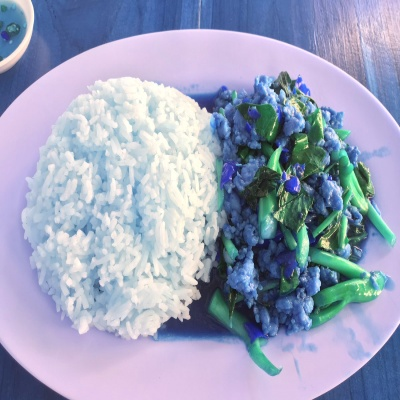
#> input picture images/1 original image.jpg, 400 x 400 px
$ python imageSegmentation.py 'images/1 original image.jpg'
#> lines starting #> are read from the running program, lines starting #| are printed output that depends on the picture; after the words box and inside, x2 and y2 are one past the last pixel; in counts of white or black regions, pixels touching at a corner belong together
#> further down, img1 is the input picture: shape (400, 400, 3); mean B, G, R 188.2, 163, 155.6
# ref https://github.com/meghanamreddy/Calorie-estimation-from-food-images-OpenCV
import cv2
import numpy as np
import sys
import matplotlib.pyplot as plt
import os

def getAreaOfFood(img1):
    data=os.path.join(os.getcwd(),"images")
    if os.path.exists(data):
        print('folder exist for images at ',data)
    else:
        os.mkdir(data)
        print('folder created for images at ',data)
    cv2.imwrite('{}\\1 original image.jpg'.format(data),img1)
    img = cv2.cvtColor(img1, cv2.COLOR_BGR2GRAY)
    cv2.imwrite('{}\\2 original image BGR2GRAY.jpg'.format(data),img)
    img_filt = cv2.medianBlur(img, 5)
    cv2.imwrite('{}\\3 img_filt.jpg'.format(data),img_filt)
    img_th = cv2.adaptiveThreshold(img_filt,255,cv2.ADAPTIVE_THRESH_GAUSSIAN_C,cv2.THRESH_BINARY,11,2)
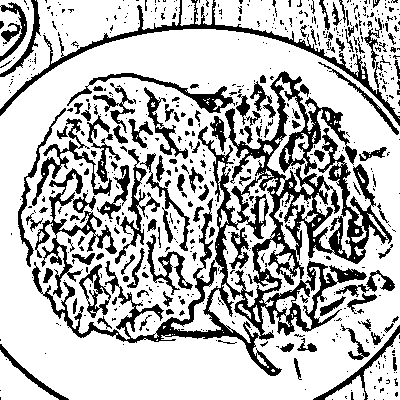
#> img_th: shape (400, 400); 73.2% white; 637 black regions (508 under 20 px)
    cv2.imwrite('{}\\4 img_th.jpg'.format(data),img_th)
    contours, hierarchy = cv2.findContours(img_th, cv2.RETR_CCOMP, cv2.CHAIN_APPROX_SIMPLE)
#> contours = 1035 contours, 804 with area under 20; largest, box (x1, y1, x2, y2) and area: (0, 29, 400, 400) 132602, (42, 70, 351, 377) 15889, (213, 0, 400, 116) 8860, (0, 0, 180, 109) 6296, (327, 162, 393, 265) 2280

    mask_child = np.zeros(img.shape, np.uint8)
    # Find the index of the largest contour, imply it's a plate index
    areas = [cv2.contourArea(c) for c in contours]
#> areas = 1035 values, max 132602.5 at index 142, min 0 at index 10, mean 195.7
    max_index = np.argmax(areas)
#> max_index = 142
    child_in_plate = [contours[index] for index, ele in enumerate(hierarchy[0])if ele[3] == max_index]
#> child_in_plate = 608 contours, 436 with area under 20; largest, box (x1, y1, x2, y2) and area: (42, 70, 351, 377) 15889, (327, 162, 393, 265) 2280, (276, 260, 341, 337) 1410, (34, 167, 103, 251) 1356, (88, 72, 234, 114) 1182
    for target_list in child_in_plate:
        cv2.drawContours(mask_child, [target_list], 0, (255,255,255,255), -1)
#> this loop made 608 passes
#> target_list on passes 1, 3, 5: [[304, 389], [305, 388], [306, 389], [305, 390]], [[346, 371], [347, 370], [348, 371], [347, 372]], [[44, 353], [45, 352], [46, 353], [45, 354]]
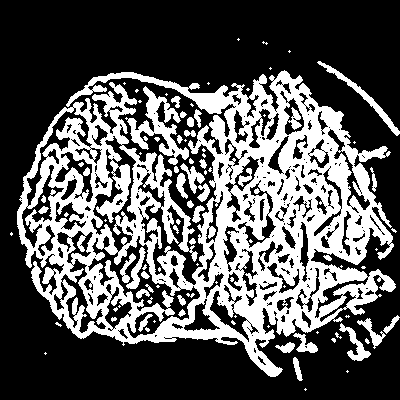
#> mask_child: shape (400, 400); 34.6% white; 97 white regions (55 under 20 px)
    cv2.imwrite('{}\\5.1 mask_rice.jpg'.format(data),mask_child)

    # [25 lines of commented-out code are left out]
    mask = np.zeros(img.shape, np.uint8)

    largest_areas = sorted(contours, key=cv2.contourArea)
#> largest_areas has the same summary as contours
    cv2.drawContours(mask, [largest_areas[-1]], 0, (255,255,255,255), -1)
#> mask: shape (400, 400); 83.3% white; 6 black regions (3 under 20 px), largest, box (x1, y1, x2, y2) and area: (0, 0, 400, 126) 22288, (313, 325, 400, 400) 2756, (0, 344, 69, 400) 1730
    cv2.imwrite('{}\\5 mask.jpg'.format(data),mask)
    img_bigcontour = cv2.bitwise_and(img1,img1,mask = mask)
    cv2.imwrite('{}\\6 img_bigcontour.jpg'.format(data),img_bigcontour)

    # convert to hsv. otsu threshold in s to remove plate
    hsv_img = cv2.cvtColor(img_bigcontour, cv2.COLOR_BGR2HSV)
#> hsv_img: shape (400, 400, 3); mean H, S, V 88.6, 49, 164.1
    cv2.imwrite('{}\\7 hsv_img.jpg'.format(data),hsv_img)
    h,s,v = cv2.split(hsv_img)
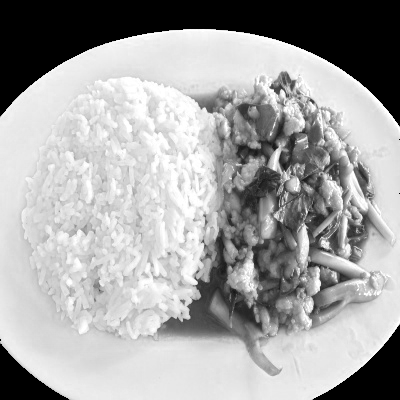
#> v: shape (400, 400); min 0, max 255, mean 164.1
    mask_plate = cv2.inRange(hsv_img, np.array([0,0,50]), np.array([200,90,250]))
#> mask_plate: shape (400, 400); 60.8% white; 203 black regions (170 under 20 px), largest, box (x1, y1, x2, y2) and area: (157, 76, 394, 376) 30895, (0, 0, 400, 132) 22848, (313, 318, 400, 400) 2823

    cv2.imwrite('{}\\8 mask_plate.jpg'.format(data),mask_plate)

    mask_not_plate = cv2.bitwise_not(mask_plate)
    # item except a viand(กับข้าว), example rice
    cv2.imwrite('{}\\9 mask_not_plate.jpg'.format(data),mask_not_plate)

    rice_skin = cv2.bitwise_and(img_bigcontour,img_bigcontour,mask = mask_not_plate)
    cv2.imwrite('{}\\10 rice_skin.jpg'.format(data),rice_skin)


    #convert to hsv to detect and remove skin pixels
    hsv_img = cv2.cvtColor(rice_skin, cv2.COLOR_BGR2HSV)
#> hsv_img: shape (400, 400, 3); mean H, S, V 20.8, 25.6, 32
    cv2.imwrite('{}\\11 hsv_img.jpg'.format(data),hsv_img)
    skin = cv2.inRange(hsv_img, np.array([0,10,60]), np.array([10,160,255])) #Scalar(0, 10, 60), Scalar(20, 150, 255)
#> skin: shape (400, 400); 0.09% white in thin lines or dots, all inside (x1, y1, x2, y2) = (68, 83, 185, 331)
    cv2.imwrite('{}\\12 skin.jpg'.format(data),skin)
    not_skin = cv2.bitwise_not(skin); #invert skin and black
    cv2.imwrite('{}\\13 not_skin.jpg'.format(data),not_skin)
    rice = cv2.bitwise_and(rice_skin,rice_skin,mask = not_skin) #get only rice pixels
    cv2.imwrite('{}\\14 rice.jpg'.format(data),rice)


    rice_bw = cv2.cvtColor(rice, cv2.COLOR_BGR2GRAY)
    cv2.imwrite('{}\\15 rice_bw.jpg'.format(data),rice_bw)
    rice_bin = cv2.inRange(rice_bw, 10, 255) #binary of rice
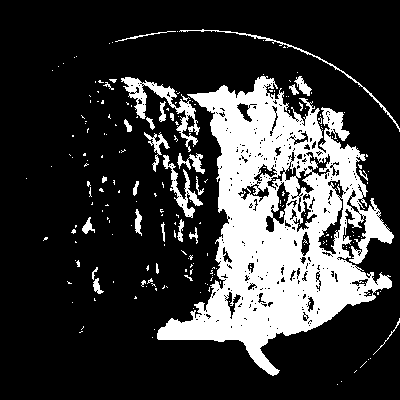
#> rice_bin: shape (400, 400); 22.4% white; 216 white regions (187 under 20 px), largest, box (x1, y1, x2, y2) and area: (157, 76, 394, 376) 30895, (121, 77, 200, 152) 1266, (163, 155, 203, 218) 611
    cv2.imwrite('{}\\16 rice_bw.jpg'.format(data),rice_bin)

    #erode before finding contours
    kernel = cv2.getStructuringElement(cv2.MORPH_ELLIPSE,(5,5))
#> kernel = [[0, 0, 1, 0, 0], [1, 1, 1, 1, 1], [1, 1, 1, 1, 1], [1, 1, 1, 1, 1], [0, 0, 1, 0, 0]]
    erode_rice = cv2.erode(rice_bin,kernel,iterations = 1)
#> erode_rice: shape (400, 400); 11.8% white; 92 white regions (67 under 20 px), largest, box (x1, y1, x2, y2) and area: (159, 78, 373, 374) 16482, (324, 137, 360, 190) 649, (362, 210, 392, 242) 390
    cv2.imwrite('{}\\17 erode_rice.jpg'.format(data),erode_rice)

    #find largest contour since that will be the rice
    img_th = cv2.adaptiveThreshold(erode_rice,255,cv2.ADAPTIVE_THRESH_GAUSSIAN_C,cv2.THRESH_BINARY,11,2)
#> img_th: shape (400, 400); 87% white; 45 black regions (7 under 20 px)
    cv2.imwrite('{}\\18 img_th.jpg'.format(data),img_th)

    contours, hierarchy = cv2.findContours(img_th, cv2.RETR_LIST, cv2.CHAIN_APPROX_SIMPLE)
#> contours = 160 contours, 87 with area under 20; largest, box (x1, y1, x2, y2) and area: (0, 0, 400, 400) 159201, (153, 73, 397, 379) 38968, (159, 78, 373, 374) 18366, (243, 154, 334, 229) 1147, (242, 253, 276, 314) 818
    mask_rice = np.zeros(rice_bin.shape, np.uint8)
    largest_areas = sorted(contours, key=cv2.contourArea)
#> largest_areas has the same summary as contours
    cv2.drawContours(mask_rice, [largest_areas[-2]], 0, (255,255,255), -1)
#> mask_rice: shape (400, 400); 24.7% white; 1 white region, box (x1, y1, x2, y2) and area: (153, 73, 397, 379) 39515
    cv2.imwrite('{}\\19 mask_rice.jpg'.format(data),mask_rice)


    #dilate now
    kernel2 = cv2.getStructuringElement(cv2.MORPH_ELLIPSE,(5,5))
#> kernel2 has the same summary as kernel
    mask_rice2 = cv2.dilate(mask_rice,kernel2,iterations = 1)
#> mask_rice2: shape (400, 400); 26.2% white; 1 white region, box (x1, y1, x2, y2) and area: (151, 71, 399, 381) 41921
    cv2.imwrite('{}\\20 mask_rice2.jpg'.format(data),mask_rice2)
    res = cv2.bitwise_and(rice_bin,rice_bin,mask = mask_rice2)
#> res: shape (400, 400); 19.4% white; 77 white regions (75 under 20 px), largest, box (x1, y1, x2, y2) and area: (157, 76, 394, 376) 30760, (279, 211, 284, 218) 22
    rice_final = cv2.bitwise_and(img1,img1,mask = mask_rice2)
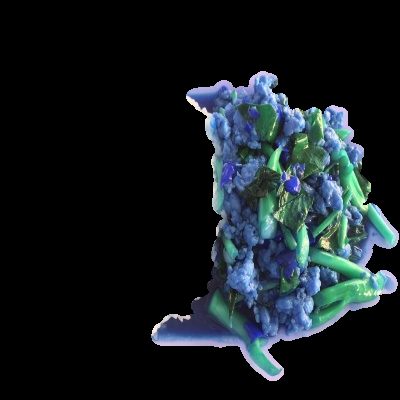
#> rice_final: shape (400, 400, 3); mean B, G, R 34, 29.8, 21.5
    # draw eclipce
    # ellipse = cv2.fitEllipse(largest_areas[-2])
    # rice_final = cv2.ellipse(rice_final,ellipse,(0,255,0),10)

    (x,y),radius = cv2.minEnclosingCircle(largest_areas[-2])
#> x = 257; y = 226; radius = 153.2
    center = (int(x),int(y))
#> center = (257, 225)
    radius = int(radius)
#> radius = 153
    rice_final = cv2.circle(img1,center,radius,(0,255,0),2)
    cv2.imwrite('{}\\21 rice_final.jpg'.format(data),rice_final)
    #find area of rice
    img_th = cv2.adaptiveThreshold(mask_rice2,255,cv2.ADAPTIVE_THRESH_GAUSSIAN_C,cv2.THRESH_BINARY,11,2)
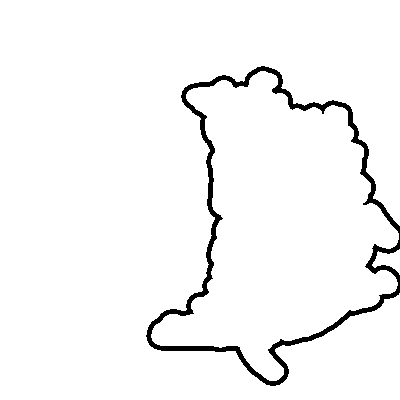
#> img_th: shape (400, 400); 96.6% white; 1 black region
    cv2.imwrite('{}\\22 img_th.jpg'.format(data),img_th)
    contours, hierarchy = cv2.findContours(img_th, cv2.RETR_LIST, cv2.CHAIN_APPROX_SIMPLE)
#> contours = 3 contours; box (x1, y1, x2, y2) and area: (0, 0, 400, 400) 111078, (151, 71, 399, 381) 41400, (372, 249, 400, 275) 341
    largest_areas = sorted(contours, key=cv2.contourArea)
#> largest_areas has the same summary as contours
    rice_contour = largest_areas[-1]
#> rice_contour = contour of 460 points, box (x1, y1, x2, y2) (0, 0, 400, 400), area 111078
    rice_area = cv2.contourArea(rice_contour)
#> rice_area = 111078.5

    cv2.drawContours(img_th, [largest_areas[-1]], 0, (0,255,0), -1)
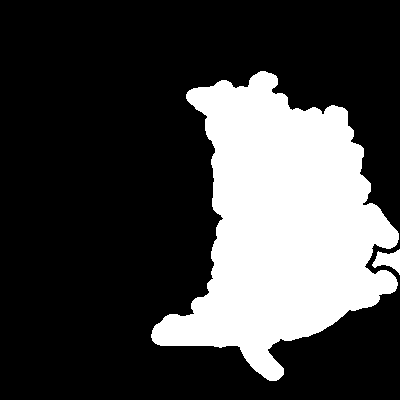
#> img_th: shape (400, 400); 26.4% white; 2 white regions, box (x1, y1, x2, y2) and area: (151, 71, 399, 381) 41921, (372, 249, 400, 275) 386
    cv2.imwrite('{}\\22.1 largest_areas.jpg'.format(data),img_th)


    #finding the area of skin. find area of biggest contour
    skin2 = skin - mask_rice2
    cv2.imwrite('{}\\23 skin2.jpg'.format(data),skin2)
    #erode before finding contours
    kernel = cv2.getStructuringElement(cv2.MORPH_ELLIPSE,(5,5))
    skin_e = cv2.erode(skin2,kernel,iterations = 1)
#> skin_e: shape (400, 400); values 0 (black) and 1 (white), 24.7% white; 1 white region, box (x1, y1, x2, y2) and area: (153, 73, 397, 379) 39574
    cv2.imwrite('{}\\24 skin_e .jpg'.format(data),skin_e )
    img_th = cv2.adaptiveThreshold(skin_e,255,cv2.ADAPTIVE_THRESH_GAUSSIAN_C,cv2.THRESH_BINARY,11,2)
#> img_th: shape (400, 400); every value is 255
    cv2.imwrite('{}\\25 img_th.jpg'.format(data),img_th)
    contours, hierarchy = cv2.findContours(img_th, cv2.RETR_LIST, cv2.CHAIN_APPROX_SIMPLE)
#> contours = [[[0, 0], [0, 399], [399, 399], [399, 0]]]
    mask_skin = np.zeros(skin.shape, np.uint8)
    largest_areas = sorted(contours, key=cv2.contourArea)
#> largest_areas = [[[0, 0], [0, 399], [399, 399], [399, 0]]]
#> (the run stopped early here; a loop or call above may not have finished)
